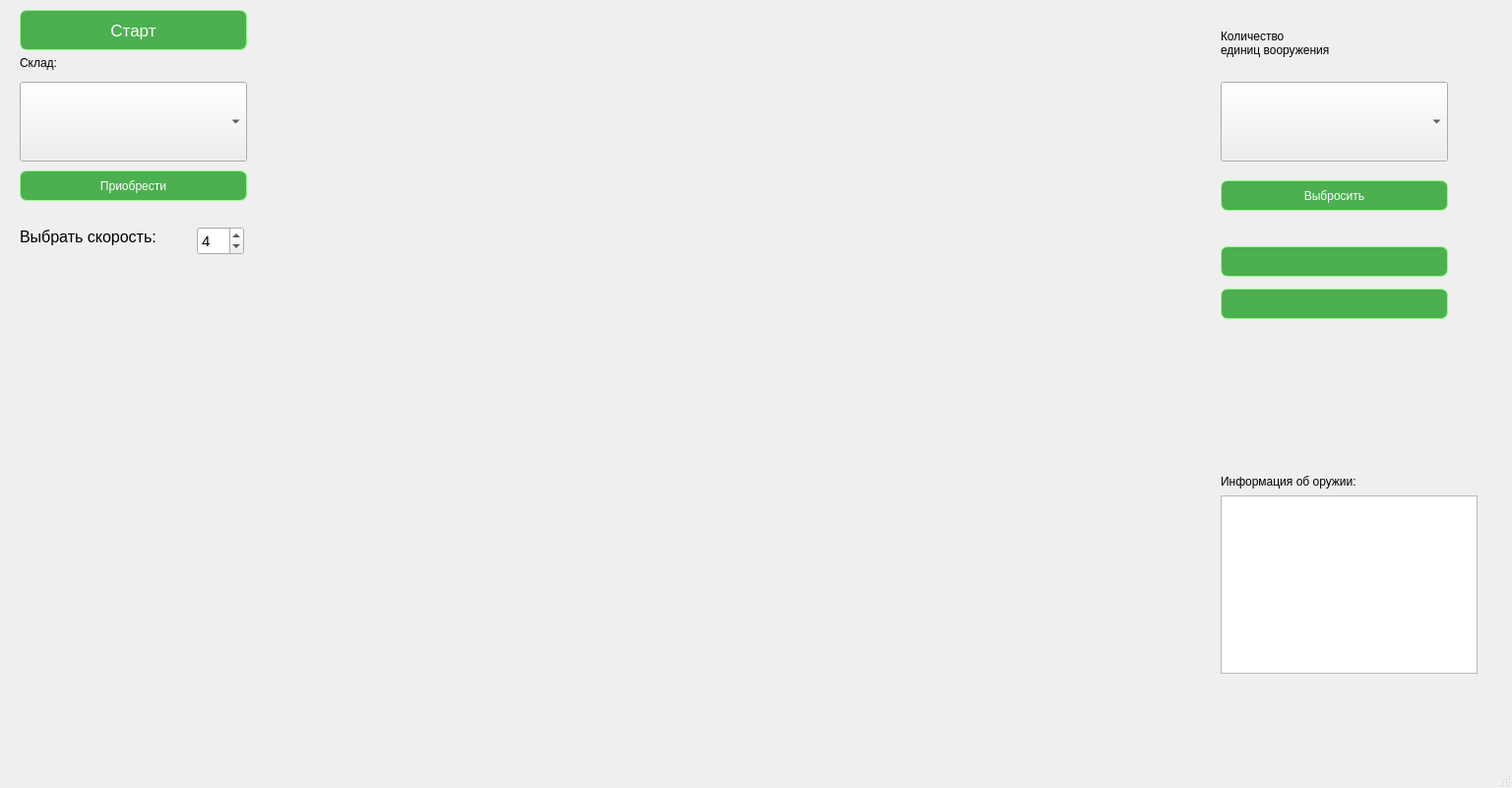
<?xml version="1.0" encoding="UTF-8"?>
<ui version="4.0">
 <class>MainWindow</class>
 <widget class="QMainWindow" name="MainWindow">
  <property name="geometry">
   <rect>
    <x>0</x>
    <y>0</y>
    <width>1536</width>
    <height>800</height>
   </rect>
  </property>
  <property name="cursor">
   <cursorShape>CrossCursor</cursorShape>
  </property>
  <property name="windowTitle">
   <string>MainWindow</string>
  </property>
  <widget class="QWidget" name="centralwidget">
   <widget class="QListWidget" name="listWidget_Info">
    <property name="geometry">
     <rect>
      <x>1240</x>
      <y>503</y>
      <width>261</width>
      <height>181</height>
     </rect>
    </property>
    <property name="layoutDirection">
     <enum>Qt::LeftToRight</enum>
    </property>
   </widget>
   <widget class="QPushButton" name="pushButton_Meth_1">
    <property name="enabled">
     <bool>true</bool>
    </property>
    <property name="geometry">
     <rect>
      <x>1240</x>
      <y>250</y>
      <width>231</width>
      <height>31</height>
     </rect>
    </property>
    <property name="cursor">
     <cursorShape>PointingHandCursor</cursorShape>
    </property>
    <property name="layoutDirection">
     <enum>Qt::LeftToRight</enum>
    </property>
    <property name="styleSheet">
     <string notr="true">QPushButton {
    background-color: #4CAF50;  /* Задаем цвет фона */
    font: 11pt &quot;Segoe UI&quot;;
    color: white;  /* Задаем цвет текста */
    border: 1px solid rgb(154, 255, 143);  /* Задаем толщину и цвет границы */
    border-radius: 7px;  /* Закругляем углы */
    box-shadow: 0px 4px 8px rgba(0, 0, 0, 0.1);  /* Добавляем тень */
    transition: background-color 0.3s, color 0.3s, box-shadow 0.3s, transform 0.3s;  /* Добавляем плавные переходы */
}

QPushButton:hover {
    background-color: #45a049;  /* Цвет фона при наведении */
    box-shadow: 0px 8px 16px rgba(0, 0, 0, 0.2);  /* Увеличиваем тень при наведении */
    transform: translateY(-2px);  /* Поднимаем кнопку на 2 пикселя */
}

QPushButton:pressed {
    background-color: #39803d;  /* Цвет фона при нажатии */
    box-shadow: 0px 2px 4px rgba(0, 0, 0, 0.1);  /* Уменьшаем тень при нажатии */
    transform: translateY(2px);  /* Поднимаем кнопку на 2 пикселя при нажатии */
}</string>
    </property>
    <property name="text">
     <string/>
    </property>
   </widget>
   <widget class="QPushButton" name="pushButton_Buy">
    <property name="geometry">
     <rect>
      <x>20</x>
      <y>173</y>
      <width>231</width>
      <height>31</height>
     </rect>
    </property>
    <property name="cursor">
     <cursorShape>PointingHandCursor</cursorShape>
    </property>
    <property name="styleSheet">
     <string notr="true">QPushButton {
    background-color: #4CAF50;  /* Задаем цвет фона */
    font: 11pt &quot;Segoe UI&quot;;
    color: white;  /* Задаем цвет текста */
    border: 1px solid rgb(154, 255, 143);  /* Задаем толщину и цвет границы */
    border-radius: 7px;  /* Закругляем углы */
    box-shadow: 0px 4px 8px rgba(0, 0, 0, 0.1);  /* Добавляем тень */
    transition: background-color 0.3s, color 0.3s, box-shadow 0.3s, transform 0.3s;  /* Добавляем плавные переходы */
}

QPushButton:hover {
    background-color: #45a049;  /* Цвет фона при наведении */
    box-shadow: 0px 8px 16px rgba(0, 0, 0, 0.2);  /* Увеличиваем тень при наведении */
    transform: translateY(-2px);  /* Поднимаем кнопку на 2 пикселя */
}

QPushButton:pressed {
    background-color: #39803d;  /* Цвет фона при нажатии */
    box-shadow: 0px 2px 4px rgba(0, 0, 0, 0.1);  /* Уменьшаем тень при нажатии */
    transform: translateY(2px);  /* Поднимаем кнопку на 2 пикселя при нажатии */
}</string>
    </property>
    <property name="text">
     <string>Приобрести</string>
    </property>
   </widget>
   <widget class="QComboBox" name="comboBox_ChooseWeapon">
    <property name="geometry">
     <rect>
      <x>20</x>
      <y>83</y>
      <width>231</width>
      <height>81</height>
     </rect>
    </property>
    <property name="cursor">
     <cursorShape>PointingHandCursor</cursorShape>
    </property>
   </widget>
   <widget class="QLabel" name="label_BuyNum">
    <property name="geometry">
     <rect>
      <x>1420</x>
      <y>3</y>
      <width>41</width>
      <height>61</height>
     </rect>
    </property>
    <property name="layoutDirection">
     <enum>Qt::LeftToRight</enum>
    </property>
    <property name="styleSheet">
     <string notr="true">color: red;
font: 15pt &quot;Segoe UI&quot;;</string>
    </property>
    <property name="text">
     <string/>
    </property>
   </widget>
   <widget class="QLabel" name="label_2">
    <property name="geometry">
     <rect>
      <x>1240</x>
      <y>13</y>
      <width>191</width>
      <height>61</height>
     </rect>
    </property>
    <property name="layoutDirection">
     <enum>Qt::LeftToRight</enum>
    </property>
    <property name="styleSheet">
     <string notr="true">font: 11pt &quot;Segoe UI&quot;;
</string>
    </property>
    <property name="text">
     <string>Количество
единиц вооружения</string>
    </property>
   </widget>
   <widget class="QLabel" name="label_Info">
    <property name="geometry">
     <rect>
      <x>1240</x>
      <y>473</y>
      <width>231</width>
      <height>31</height>
     </rect>
    </property>
    <property name="layoutDirection">
     <enum>Qt::LeftToRight</enum>
    </property>
    <property name="styleSheet">
     <string notr="true">font: 11pt &quot;Segoe UI&quot;;
</string>
    </property>
    <property name="text">
     <string>Информация об оружии:</string>
    </property>
   </widget>
   <widget class="QPushButton" name="pushButton_Meth_2">
    <property name="geometry">
     <rect>
      <x>1240</x>
      <y>293</y>
      <width>231</width>
      <height>31</height>
     </rect>
    </property>
    <property name="cursor">
     <cursorShape>PointingHandCursor</cursorShape>
    </property>
    <property name="layoutDirection">
     <enum>Qt::LeftToRight</enum>
    </property>
    <property name="styleSheet">
     <string notr="true">QPushButton {
    background-color: #4CAF50;  /* Задаем цвет фона */
    font: 11pt &quot;Segoe UI&quot;;
    color: white;  /* Задаем цвет текста */
    border: 1px solid rgb(154, 255, 143);  /* Задаем толщину и цвет границы */
    border-radius: 7px;  /* Закругляем углы */
    box-shadow: 0px 4px 8px rgba(0, 0, 0, 0.1);  /* Добавляем тень */
    transition: background-color 0.3s, color 0.3s, box-shadow 0.3s, transform 0.3s;  /* Добавляем плавные переходы */
}

QPushButton:hover {
    background-color: #45a049;  /* Цвет фона при наведении */
    box-shadow: 0px 8px 16px rgba(0, 0, 0, 0.2);  /* Увеличиваем тень при наведении */
    transform: translateY(-2px);  /* Поднимаем кнопку на 2 пикселя */
}

QPushButton:pressed {
    background-color: #39803d;  /* Цвет фона при нажатии */
    box-shadow: 0px 2px 4px rgba(0, 0, 0, 0.1);  /* Уменьшаем тень при нажатии */
    transform: translateY(2px);  /* Поднимаем кнопку на 2 пикселя при нажатии */
}</string>
    </property>
    <property name="text">
     <string/>
    </property>
   </widget>
   <widget class="QComboBox" name="comboBox_WeaponList">
    <property name="geometry">
     <rect>
      <x>1240</x>
      <y>83</y>
      <width>231</width>
      <height>81</height>
     </rect>
    </property>
    <property name="cursor">
     <cursorShape>PointingHandCursor</cursorShape>
    </property>
    <property name="layoutDirection">
     <enum>Qt::LeftToRight</enum>
    </property>
   </widget>
   <widget class="QLabel" name="label">
    <property name="geometry">
     <rect>
      <x>20</x>
      <y>53</y>
      <width>81</width>
      <height>21</height>
     </rect>
    </property>
    <property name="styleSheet">
     <string notr="true">font: 11pt &quot;Segoe UI&quot;;</string>
    </property>
    <property name="text">
     <string>Склад:</string>
    </property>
   </widget>
   <widget class="QPushButton" name="pushButton_Throw">
    <property name="geometry">
     <rect>
      <x>1240</x>
      <y>183</y>
      <width>231</width>
      <height>31</height>
     </rect>
    </property>
    <property name="layoutDirection">
     <enum>Qt::LeftToRight</enum>
    </property>
    <property name="styleSheet">
     <string notr="true">QPushButton {
    background-color: #4CAF50;  /* Задаем цвет фона */
    font: 11pt &quot;Segoe UI&quot;;
    color: white;  /* Задаем цвет текста */
    border: 1px solid rgb(154, 255, 143);  /* Задаем толщину и цвет границы */
    border-radius: 7px;  /* Закругляем углы */
    box-shadow: 0px 4px 8px rgba(0, 0, 0, 0.1);  /* Добавляем тень */
    transition: background-color 0.3s, color 0.3s, box-shadow 0.3s, transform 0.3s;  /* Добавляем плавные переходы */
}

QPushButton:hover {
    background-color: #45a049;  /* Цвет фона при наведении */
    box-shadow: 0px 8px 16px rgba(0, 0, 0, 0.2);  /* Увеличиваем тень при наведении */
    transform: translateY(-2px);  /* Поднимаем кнопку на 2 пикселя */
}

QPushButton:pressed {
    background-color: #39803d;  /* Цвет фона при нажатии */
    box-shadow: 0px 2px 4px rgba(0, 0, 0, 0.1);  /* Уменьшаем тень при нажатии */
    transform: translateY(2px);  /* Поднимаем кнопку на 2 пикселя при нажатии */
}</string>
    </property>
    <property name="text">
     <string>Выбросить</string>
    </property>
   </widget>
   <widget class="QPushButton" name="pushButton_start">
    <property name="geometry">
     <rect>
      <x>20</x>
      <y>10</y>
      <width>231</width>
      <height>41</height>
     </rect>
    </property>
    <property name="font">
     <font>
      <family>Segoe UI</family>
      <pointsize>13</pointsize>
      <italic>false</italic>
      <bold>false</bold>
     </font>
    </property>
    <property name="cursor">
     <cursorShape>PointingHandCursor</cursorShape>
    </property>
    <property name="styleSheet">
     <string notr="true">QPushButton {
    background-color: #4CAF50;  /* Задаем цвет фона */
    font: 13pt &quot;Segoe UI&quot;;
    color: white;  /* Задаем цвет текста */
    border: 1px solid rgb(154, 255, 143);  /* Задаем толщину и цвет границы */
    border-radius: 7px;  /* Закругляем углы */
    box-shadow: 0px 4px 8px rgba(0, 0, 0, 0.1);  /* Добавляем тень */
    transition: background-color 0.3s, color 0.3s, box-shadow 0.3s, transform 0.3s;  /* Добавляем плавные переходы */
}

QPushButton:hover {
    background-color: #45a049;  /* Цвет фона при наведении */
    box-shadow: 0px 8px 16px rgba(0, 0, 0, 0.2);  /* Увеличиваем тень при наведении */
    transform: translateY(-2px);  /* Поднимаем кнопку на 2 пикселя */
}

QPushButton:pressed {
    background-color: #39803d;  /* Цвет фона при нажатии */
    box-shadow: 0px 2px 4px rgba(0, 0, 0, 0.1);  /* Уменьшаем тень при нажатии */
    transform: translateY(2px);  /* Поднимаем кнопку на 2 пикселя при нажатии */
}</string>
    </property>
    <property name="text">
     <string>Старт</string>
    </property>
   </widget>
   <widget class="QSpinBox" name="spinBox_speed">
    <property name="geometry">
     <rect>
      <x>200</x>
      <y>230</y>
      <width>48</width>
      <height>29</height>
     </rect>
    </property>
    <property name="font">
     <font>
      <pointsize>11</pointsize>
     </font>
    </property>
    <property name="minimum">
     <number>1</number>
    </property>
    <property name="maximum">
     <number>10</number>
    </property>
    <property name="value">
     <number>4</number>
    </property>
   </widget>
   <widget class="QLabel" name="label_3">
    <property name="geometry">
     <rect>
      <x>20</x>
      <y>230</y>
      <width>171</width>
      <height>20</height>
     </rect>
    </property>
    <property name="font">
     <font>
      <pointsize>12</pointsize>
     </font>
    </property>
    <property name="text">
     <string>Выбрать скорость:</string>
    </property>
   </widget>
   <zorder>listWidget_Info</zorder>
   <zorder>pushButton_Meth_1</zorder>
   <zorder>comboBox_ChooseWeapon</zorder>
   <zorder>label_BuyNum</zorder>
   <zorder>label_2</zorder>
   <zorder>label_Info</zorder>
   <zorder>pushButton_Meth_2</zorder>
   <zorder>comboBox_WeaponList</zorder>
   <zorder>label</zorder>
   <zorder>pushButton_Throw</zorder>
   <zorder>pushButton_start</zorder>
   <zorder>pushButton_Buy</zorder>
   <zorder>spinBox_speed</zorder>
   <zorder>label_3</zorder>
  </widget>
  <widget class="QMenuBar" name="menubar">
   <property name="geometry">
    <rect>
     <x>0</x>
     <y>0</y>
     <width>1536</width>
     <height>25</height>
    </rect>
   </property>
  </widget>
  <widget class="QStatusBar" name="statusbar"/>
 </widget>
 <resources/>
 <connections/>
</ui>
